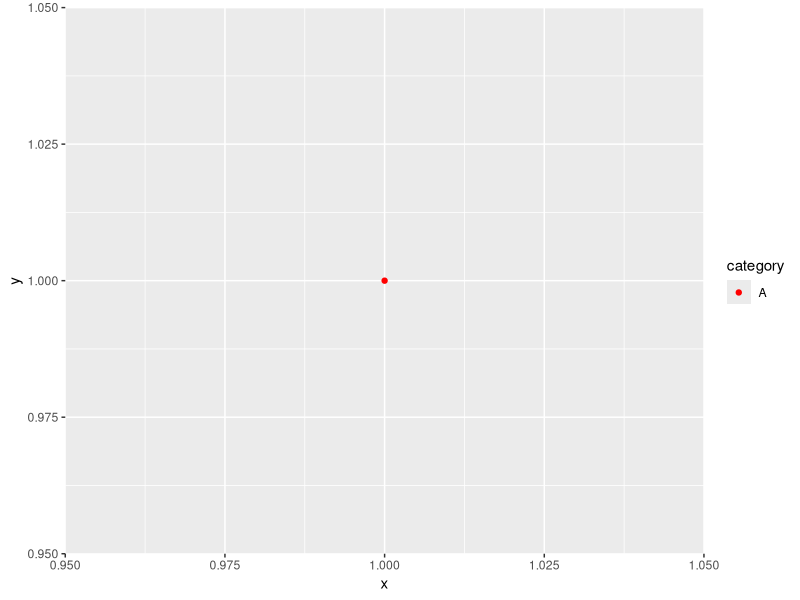
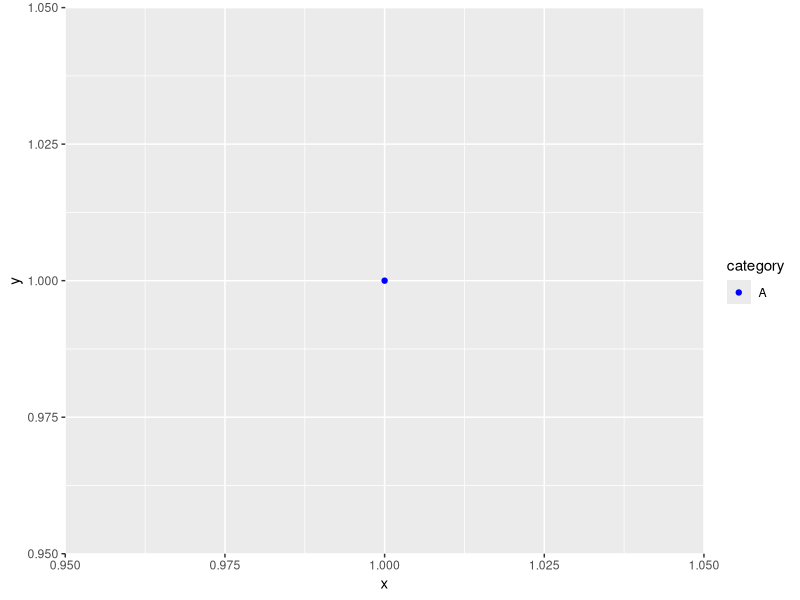
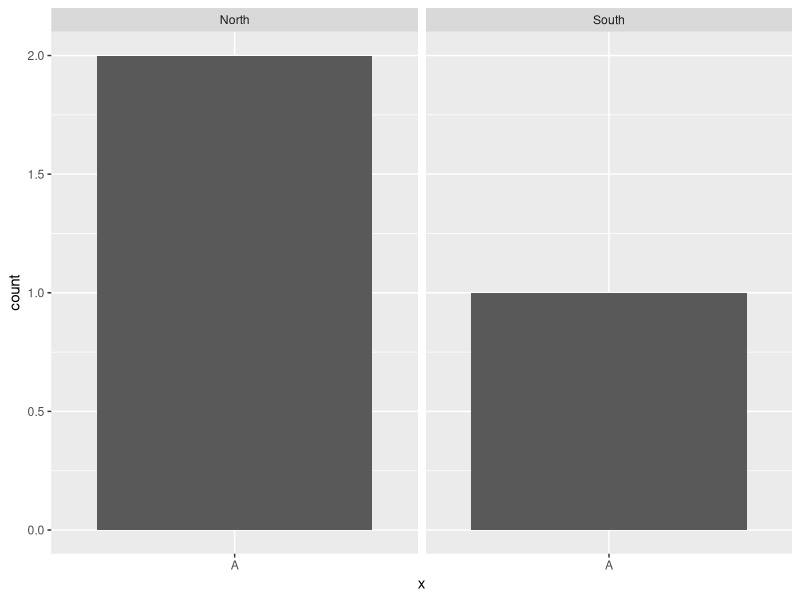
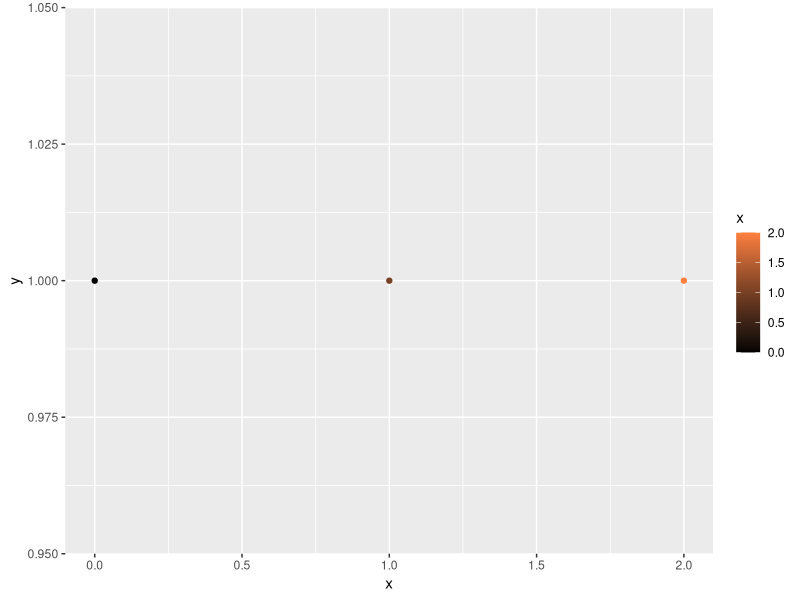
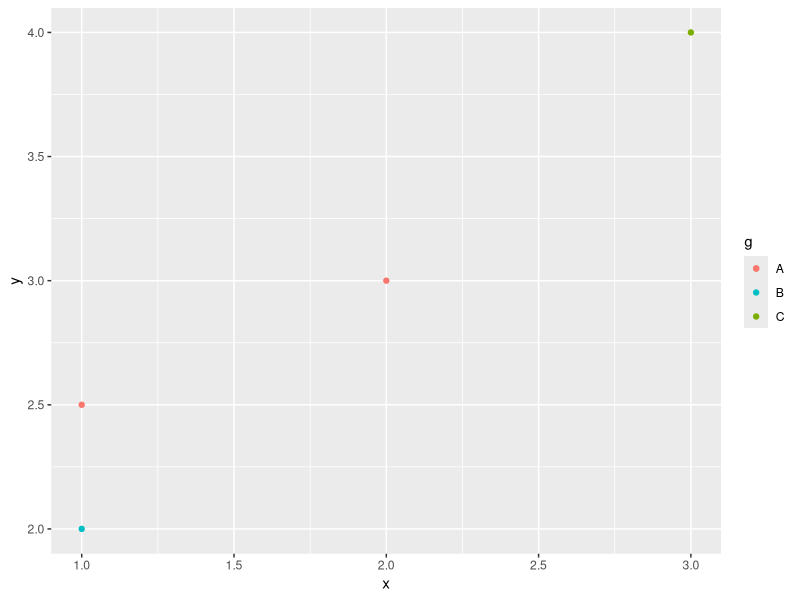
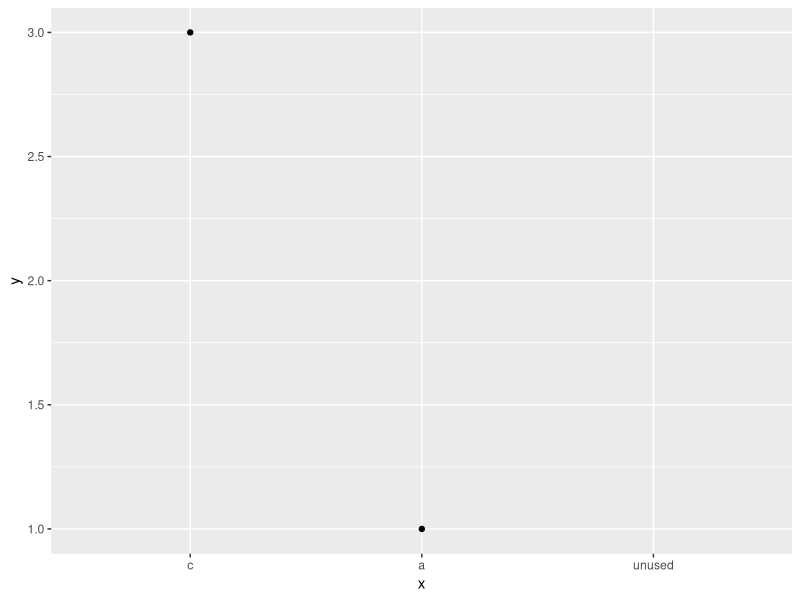
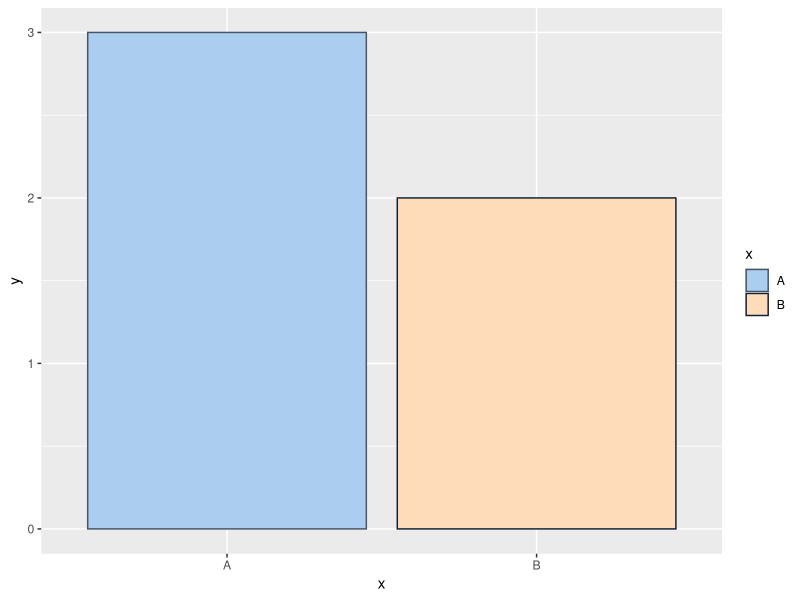
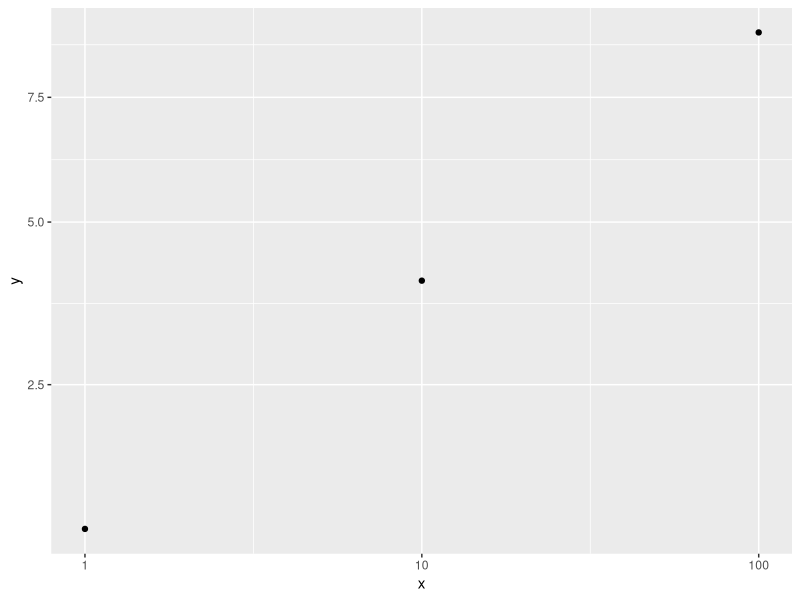

Here is the R script that generated these plots, in order:
# Optional reference check for the manual-palettes/custom-gradient SVG fixtures.
# Run with Rscript; ggplot2 must be installed in an R library. No files are written.
library(ggplot2)
cat("ggplot2", as.character(packageVersion("ggplot2")), "\n")
d <- data.frame(x = c("B", "A"), y = c(2, 3))
p <- ggplot(d, aes(x, y, colour = x, fill = x)) +
  geom_col(position = "identity") +
  scale_colour_manual(values = c(B = "#112233", A = "#445566")) +
  scale_fill_manual(values = c(A = "#abcdef", B = "#fedcba"))
b <- ggplot_build(p)$data[[1]]
stopifnot(identical(b$colour, c("#112233", "#445566")))
stopifnot(identical(b$fill, c("#fedcba", "#abcdef")))
cat("Named manual colour/fill mapping: PASS\n")
base <- ggplot(data.frame(x = 1, y = 1, category = "A"), aes(x, y, colour = category)) +
  geom_point() + scale_colour_manual(values = c(A = "red"))
changed <- suppressMessages(base + scale_colour_manual(values = c(A = "blue")))
stopifnot(ggplot_build(base)$data[[1]]$colour == "red")
stopifnot(ggplot_build(changed)$data[[1]]$colour == "blue")
cat("Immutable scale replacement: PASS\n")
ramp <- grDevices::colorRamp(c("#000000", "#FE8040"), space = "rgb")
rgb <- ramp(c(0, 0.5, 1))
hex <- apply(rgb, 1, function(v) sprintf("#%02x%02x%02x", as.integer(v[1]), as.integer(v[2]), as.integer(v[3])))
stopifnot(identical(hex, c("#000000", "#7f4020", "#fe8040")))
cat("RGB reference:", paste(hex, collapse = " "), "\n")
gradient <- ggplot(data.frame(x = 0:2, y = 1), aes(x, y, colour = x)) +
  geom_point() + scale_colour_gradient(low = "#000000", high = "#FE8040")
cat("ggplot2 Lab reference:", paste(ggplot_build(gradient)$data[[1]]$colour, collapse = " "), "\n")

observed <- data.frame(x = c(1, 2), y = c(2, 3), g = c("B", "A"))
summary <- data.frame(at = c(1, 3), mean = c(2.5, 4), series = c("A", "C"))
layers <- ggplot(observed, aes(x, y, colour = g)) +
  geom_point() +
  geom_point(data = summary, aes(at, mean, colour = series), inherit.aes = FALSE) +
  scale_colour_manual(values = c(A = "#F8766D", B = "#00BFC4", C = "#7CAE00"))
b <- ggplot_build(layers)
stopifnot(identical(b$data[[1]]$colour, c("#00BFC4", "#F8766D")))
stopifnot(identical(b$data[[2]]$colour, c("#F8766D", "#7CAE00")))
cat("Independent layers and shared colour training: PASS\n")

transformed <- ggplot(data.frame(x = c(1, 10, 100), y = c(1, 4, 9)), aes(x, y)) +
  geom_point() + scale_x_log10() + scale_y_sqrt()
b <- ggplot_build(transformed)$data[[1]]
stopifnot(isTRUE(all.equal(b$x, c(0, 1, 2))))
stopifnot(isTRUE(all.equal(b$y, c(1, 2, 3))))
cat("Log10 and square-root position transforms: PASS\n")

ordered <- ggplot(data.frame(x = c("a", "b", "c"), y = 1:3), aes(x, y)) +
  geom_point() + scale_x_discrete(limits = c("c", "a", "unused"))
b <- ggplot_build(ordered)$data[[1]]
# ggplot2's discrete positions are one-based; std.plot's are zero-based.
stopifnot(isTRUE(all.equal(as.numeric(b$x), c(2, NA, 1))))
cat("Discrete order and excluded category: PASS\n")

faceted <- ggplot(data.frame(x = "A", site = c("North", "North", "South")), aes(x)) +
  geom_bar() + facet_wrap(vars(site))
b <- ggplot_build(faceted)
stopifnot(identical(as.numeric(b$data[[1]]$count), c(2, 1)))
stopifnot(length(b$layout$panel_scales_y) == 1L)
free <- ggplot_build(faceted + facet_wrap(vars(site), scales = "free_y"))
stopifnot(length(free$layout$panel_scales_y) == 2L)
cat("Per-panel counts and fixed/free y scales: PASS\n")

observations <- data.frame(x = c(1, 2, 1, 2), y = c(1, 2, 10, 20),
                           site = c("North", "North", "South", "South"))
reference <- data.frame(x = c(1, 2), y = c(5, 5))
b <- ggplot_build(ggplot(observations, aes(x, y)) + geom_point() +
  geom_line(data = reference) + facet_wrap(vars(site)))
stopifnot(nrow(b$data[[2]]) == 4L, length(unique(b$data[[2]]$PANEL)) == 2L)
cat("Layers without facet variables repeat in every panel: PASS\n")

intervals <- data.frame(x = 1:3, mean = c(2, 4, 3),
                        low = c(1, 2, 1.5), high = c(3, 6, 4.5))
b <- ggplot_build(ggplot(intervals, aes(x, mean, ymin = low, ymax = high)) +
  geom_errorbar(width = 0.2) + geom_ribbon(stat = "identity"))
stopifnot(identical(b$data[[1]]$ymin, intervals$low),
          identical(b$data[[1]]$ymax, intervals$high))
stopifnot(isTRUE(all.equal(b$data[[1]]$xmin, intervals$x - 0.1)))
stopifnot(identical(b$data[[2]]$ymin, intervals$low),
          identical(b$data[[2]]$ymax, intervals$high))
cat("Supplied uncertainty bounds and error-bar cap widths: PASS\n")
